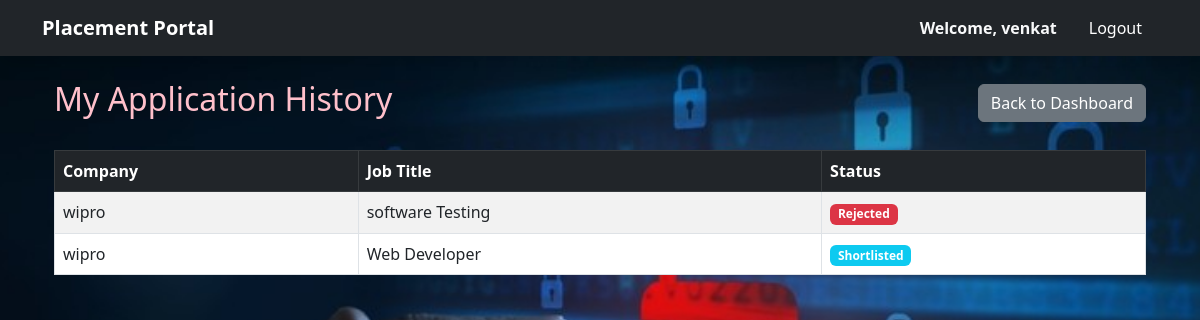
Page /student/my_applications (signed in) on the committed database.
### models.py (models this page shows)
class Student(db.Model):
    id = db.Column(db.Integer, primary_key=True)
    user_id = db.Column(db.Integer, db.ForeignKey('user.id'), nullable=False)
    name = db.Column(db.String(100), nullable=False)
    department = db.Column(db.String(100))
    cgpa = db.Column(db.Float)
    status = db.Column(db.String(20), default='Active')
    resume_link = db.Column(db.String(255))
    applications = db.relationship(
        'Application',
        backref='student',
        cascade="all, delete-orphan"
    )

class Application(db.Model):
    id = db.Column(db.Integer, primary_key=True)
    student_id = db.Column(db.Integer, db.ForeignKey('student.id'), nullable=False)
    drive_id = db.Column(db.Integer, db.ForeignKey('drive.id'), nullable=False)
    application_date = db.Column(db.DateTime, default=datetime.utcnow)
    status = db.Column(db.String(20), default='Applied')
    drive = db.relationship('Drive', backref='applications')
    __table_args__ = (
        db.UniqueConstraint('student_id', 'drive_id', name='unique_application'),
    )

class Company(db.Model):
    id = db.Column(db.Integer, primary_key=True)
    user_id = db.Column(db.Integer, db.ForeignKey('user.id'), nullable=False)
    name = db.Column(db.String(100), nullable=False)
    hr_contact = db.Column(db.String(120))
    website = db.Column(db.String(100))
    status = db.Column(db.String(20), default='Pending')
    drives = db.relationship(
        'Drive',
        backref='company',
        cascade="all, delete"
    )

class Drive(db.Model):
    id = db.Column(db.Integer, primary_key=True)
    company_id = db.Column(db.Integer, db.ForeignKey('company.id'), nullable=False)
    job_title = db.Column(db.String(100), nullable=False)
    description = db.Column(db.Text)
    salary = db.Column(db.Float)
    eligibility_criteria = db.Column(db.Text)
    application_deadline = db.Column(db.Date)
    status = db.Column(db.String(20), default='Pending')

### routes/student_routes.py (the view)
@student_bp.route('/my_applications')
def my_applications():
    if not is_student():
        return redirect(url_for('auth.login'))
    user_id = session.get('user_id')
    student = Student.query.filter_by(user_id=user_id).first()
    applications = Application.query.filter_by(student_id=student.id).order_by(Application.id.desc()).all()
    return render_template('student/my_applications.html', applications=applications)

### routes/student_routes.py (called while the page is built)
def is_student():
    return session.get('role') == 'student'

### templates/student/my_applications.html
{% extends "base.html" %}
{% block content %}
<div class="container">
    <div class="d-flex justify-content-between align-items-center mb-4">
        <h2 style="color: pink;">My Application History</h2>
        <a href="{{ url_for('student.dashboard') }}" class="btn btn-secondary">Back to Dashboard</a>
    </div>
    <table class="table table-striped table-bordered">
        <thead class="table-dark">
            <tr>
                <th>Company</th>
                <th>Job Title</th>
                <th>Status</th>
            </tr>
        </thead>
        <tbody>
            {% for app in applications %}
            <tr>
                <td>{{ app.drive.company.name }}</td>
                <td>{{ app.drive.job_title }}</td>
                <td>
                    <span class="badge
                        {% if app.status == 'Applied' %}bg-secondary
                        {% elif app.status == 'Shortlisted' %}bg-info
                        {% elif app.status == 'Selected' %}bg-success
                        {% else %}bg-danger{% endif %}">
                        {{ app.status }}
                    </span>
                </td>
            </tr>
            {% else %}
            <tr>
                <td colspan="3" class="text-center">You have not applied to any drives yet.</td>
            </tr>
            {% endfor %}
        </tbody>
    </table>
</div>
{% endblock %}

### templates/base.html (shortened to what this page needs)
<!DOCTYPE html>
<html lang="en">
<head>
    <link href="https://cdn.jsdelivr.net/npm/bootstrap@5.3.0/dist/css/bootstrap.min.css" rel="stylesheet">
</head>
<body>
    <nav class="navbar navbar-expand-lg navbar-dark bg-dark shadow">
        <div class="container">
            <a class="navbar-brand fw-bold" href="#">Placement Portal</a>
            <div class="collapse navbar-collapse" id="navbarNav">
                <ul class="navbar-nav ms-auto align-items-center">
                    {% if session.get('user_id') %}
                        <li class="nav-item me-3">
                            <span class="navbar-text text-light fw-bold">
                                Welcome, {{ session.get('name', 'User') }}
                            </span>
                        </li>
                        <li class="nav-item">
                            <a class="nav-link btn btn-danger text-white btn-sm px-3" href="{{ url_for('auth.logout') }}">Logout</a>
                        </li>
                    {% endif %}
                </ul>
            </div>
        </div>
    </nav>
    <div class="container mt-4">
        {% block content %}{% endblock %}
    </div>
</body>
</html>

### templates/base.html (style rules this page uses)
body { background-size: cover; background-position: center; background-repeat: no-repeat; background-attachment: fixed; min-height: 100vh; background-color: #f8f9fa; }
.table { background-color: rgba(255, 255, 255, 0.92) !important; }

### rows in the picture
Student: get "venkat"
Application: drive.company.name "wipro", drive.job_title "software Testing", status "Rejected"
Application: drive.company.name "wipro", drive.job_title "Web Developer", status "Shortlisted"
